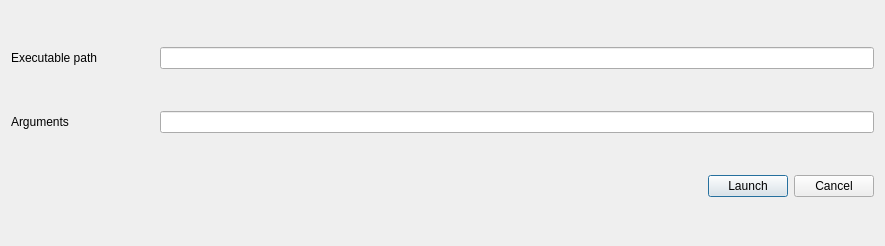
<?xml version="1.0" encoding="UTF-8"?>
<ui version="4.0">
 <class>launch_process_dialog</class>
 <widget class="QDialog" name="launch_process_dialog">
  <property name="geometry">
   <rect>
    <x>0</x>
    <y>0</y>
    <width>885</width>
    <height>246</height>
   </rect>
  </property>
  <property name="windowTitle">
   <string>Launch process</string>
  </property>
  <property name="modal">
   <bool>true</bool>
  </property>
  <layout class="QGridLayout" name="gridLayout">
   <item row="1" column="0">
    <layout class="QHBoxLayout" name="horizontalLayout_2" stretch="1,5">
     <item>
      <widget class="QLabel" name="label_2">
       <property name="sizePolicy">
        <sizepolicy hsizetype="MinimumExpanding" vsizetype="Fixed">
         <horstretch>0</horstretch>
         <verstretch>0</verstretch>
        </sizepolicy>
       </property>
       <property name="text">
        <string>Arguments</string>
       </property>
      </widget>
     </item>
     <item>
      <widget class="QLineEdit" name="arguments_line_edit"/>
     </item>
    </layout>
   </item>
   <item row="0" column="0">
    <layout class="QHBoxLayout" name="horizontalLayout" stretch="1,5">
     <item>
      <widget class="QLabel" name="label">
       <property name="sizePolicy">
        <sizepolicy hsizetype="MinimumExpanding" vsizetype="Fixed">
         <horstretch>0</horstretch>
         <verstretch>0</verstretch>
        </sizepolicy>
       </property>
       <property name="text">
        <string>Executable path</string>
       </property>
      </widget>
     </item>
     <item>
      <widget class="QLineEdit" name="launch_path_line_edit"/>
     </item>
    </layout>
   </item>
   <item row="2" column="0">
    <layout class="QHBoxLayout" name="horizontalLayout_3">
     <item>
      <spacer name="horizontalSpacer">
       <property name="orientation">
        <enum>Qt::Horizontal</enum>
       </property>
       <property name="sizeHint" stdset="0">
        <size>
         <width>40</width>
         <height>20</height>
        </size>
       </property>
      </spacer>
     </item>
     <item>
      <widget class="QPushButton" name="launch_button">
       <property name="text">
        <string>Launch</string>
       </property>
      </widget>
     </item>
     <item>
      <widget class="QPushButton" name="cancel_btn">
       <property name="text">
        <string>Cancel</string>
       </property>
      </widget>
     </item>
    </layout>
   </item>
  </layout>
 </widget>
 <resources/>
 <connections/>
</ui>
